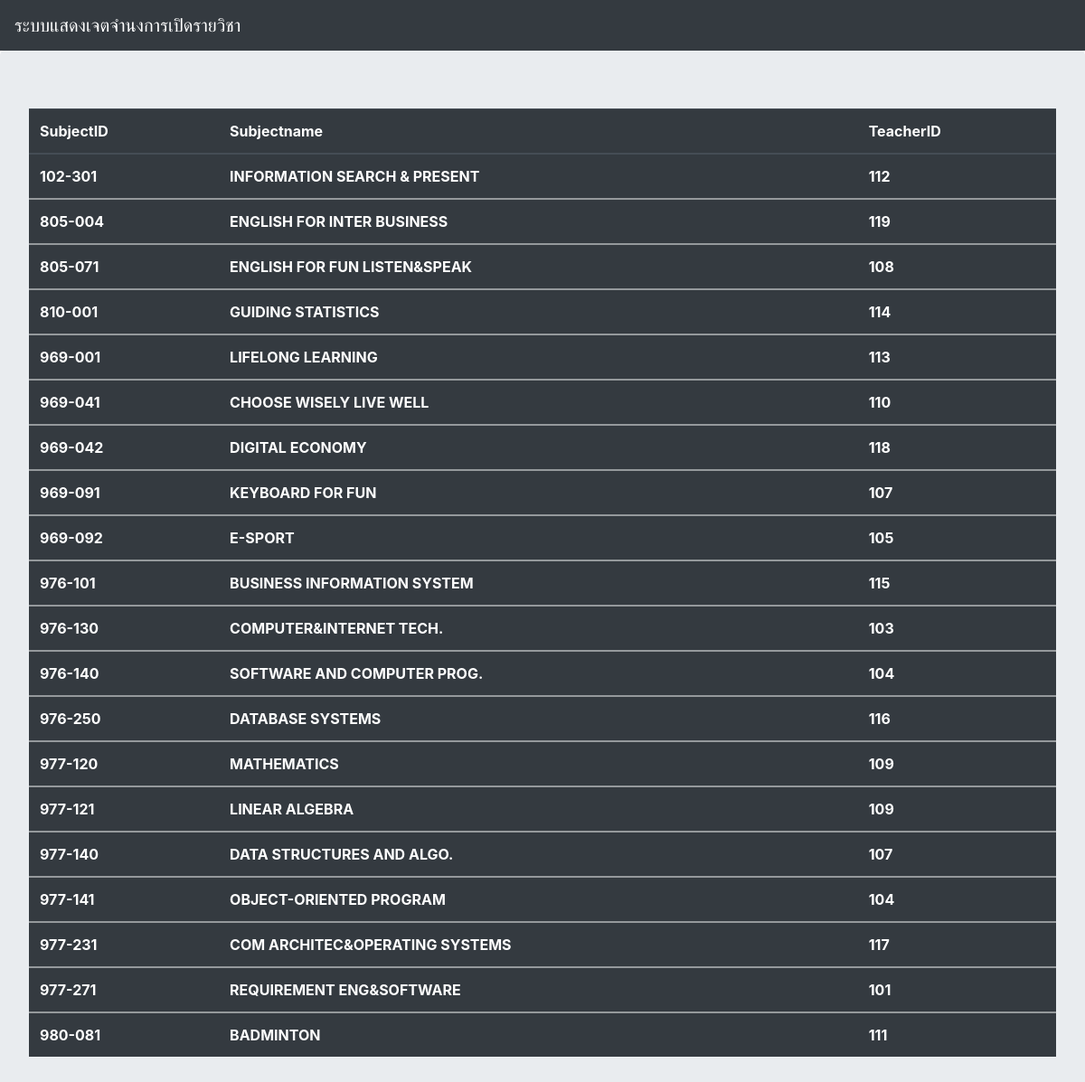
Screenshot of /SerachSUJ.php with the database file from the repository.
### tables this page shows
CREATE TABLE IF NOT EXISTS `subject` (
  `SubjectID1` int(10) ,
  `SubjectID2` varchar(10) ,
  `namesubject` varchar(40) ,
  `TeacherID` int(10)
);

### SerachSUJ.php (the view, shortened to what this page needs)
<!doctype html>
<html lang="en">
  <head>
    <link rel="stylesheet" href="https://stackpath.bootstrapcdn.com/bootstrap/4.3.1/css/bootstrap.min.css">
  </head>
  <body>
  <nav class="navbar navbar-expand-sm navbar-dark bg-dark">
      <a class="navbar-brand" href="#">ระบบแสดงเจตจำนงการเปิดรายวิชา</a>
  </nav>
  <div class="jumbotron">
  <table class="table table-dark">
  <thead>
    <tr>
    <th scope="col">SubjectID</th>
    <th scope="col">Subjectname</th>
    <th scope="col">TeacherID</th>
    </tr>
  </thead>
  <tbody>
    <tr>
<?php
  $connect = mysqli_connect('localhost','root','','test');
  $sql = 'SELECT * FROM subject';
  $result = mysqli_query($connect,$sql);
  if(!$result){
      echo mysqli_error().'<br>';
      die('Can not access database');
  } else {
      while($row = mysqli_fetch_assoc($result)){
            echo '<th scope="col">'.$row["SubjectID1"].'-'.$row["SubjectID2"].'</th>';
            echo '<th scope="col">'.$row["namesubject"].'</th>';
            echo '<th scope="col">'.$row["TeacherID"].'</th>';
            echo '</tr>';
            echo '</tbody>';
      }
  }
  ?>
  </table>
  </div>
  </body>
</html>

### rows the page displays
subject: SubjectID1 "102", SubjectID2 "301", namesubject "INFORMATION SEARCH & PRESENT", TeacherID "112"
subject: SubjectID1 "805", SubjectID2 "004", namesubject "ENGLISH FOR INTER BUSINESS", TeacherID "119"
subject: SubjectID1 "805", SubjectID2 "071", namesubject "ENGLISH FOR FUN LISTEN&SPEAK", TeacherID "108"
subject: SubjectID1 "810", SubjectID2 "001", namesubject "GUIDING STATISTICS", TeacherID "114"
subject: SubjectID1 "969", SubjectID2 "001", namesubject "LIFELONG LEARNING", TeacherID "113"
subject: SubjectID1 "969", SubjectID2 "041", namesubject "CHOOSE WISELY LIVE WELL", TeacherID "110"
subject: SubjectID1 "969", SubjectID2 "042", namesubject "DIGITAL ECONOMY", TeacherID "118"
subject: SubjectID1 "969", SubjectID2 "091", namesubject "KEYBOARD FOR FUN", TeacherID "107"
subject: SubjectID1 "969", SubjectID2 "092", namesubject "E-SPORT", TeacherID "105"
subject: SubjectID1 "976", SubjectID2 "101", namesubject "BUSINESS INFORMATION SYSTEM", TeacherID "115"
subject: SubjectID1 "976", SubjectID2 "130", namesubject "COMPUTER&INTERNET TECH.", TeacherID "103"
subject: SubjectID1 "976", SubjectID2 "140", namesubject "SOFTWARE AND COMPUTER PROG.", TeacherID "104"
subject: SubjectID1 "976", SubjectID2 "250", namesubject "DATABASE SYSTEMS", TeacherID "116"
subject: SubjectID1 "977", SubjectID2 "120", namesubject "MATHEMATICS", TeacherID "109"
subject: SubjectID1 "977", SubjectID2 "121", namesubject "LINEAR ALGEBRA", TeacherID "109"
subject: SubjectID1 "977", SubjectID2 "140", namesubject "DATA STRUCTURES AND ALGO.", TeacherID "107"
subject: SubjectID1 "977", SubjectID2 "141", namesubject "OBJECT-ORIENTED PROGRAM", TeacherID "104"
subject: SubjectID1 "977", SubjectID2 "231", namesubject "COM ARCHITEC&OPERATING SYSTEMS", TeacherID "117"
subject: SubjectID1 "977", SubjectID2 "271", namesubject "REQUIREMENT ENG&SOFTWARE", TeacherID "101"
subject: SubjectID1 "980", SubjectID2 "081", namesubject "BADMINTON", TeacherID "111"
